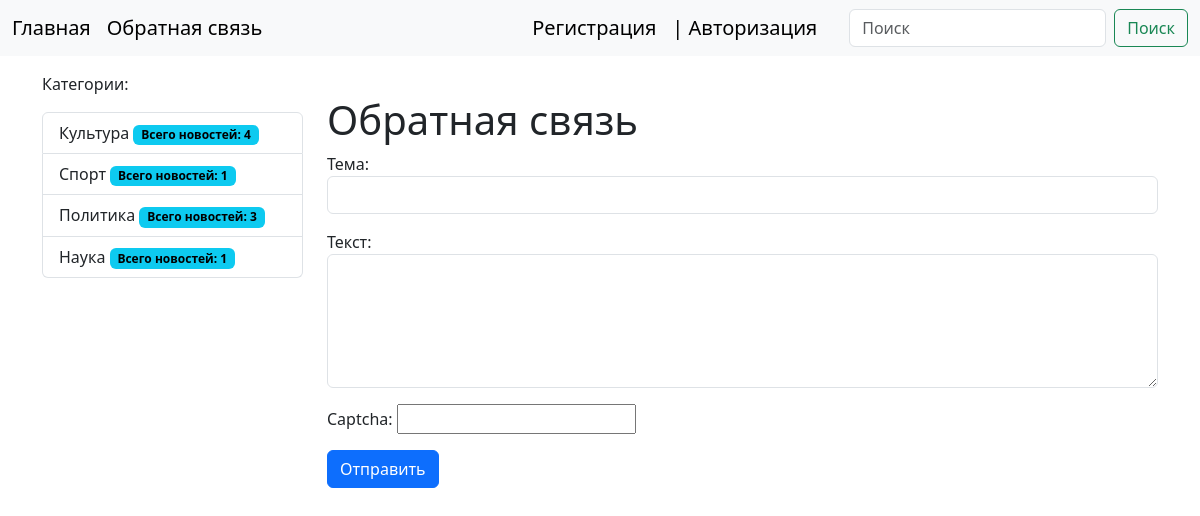
Page /contact/ on the committed database.
### news/models.py (models this page shows, shortened)
class Category(models.Model):
    title = models.CharField(max_length=150, db_index=True, verbose_name='Наименование категории')
    def get_absolute_url(self):
        return reverse_lazy('category', kwargs={"category_id": self.pk})
    class Meta:
        verbose_name = 'Категория'
        verbose_name_plural = 'Категории'
        ordering = ['title']

### news/views.py (the view)
# urls.py: path('contact/', user_contact, name='contact'),
def user_contact(request):
    if request.method == 'POST':
        form = ContactForm(request.POST)
        if form.is_valid():
            mail = send_mail(form.cleaned_data['subject'], form.cleaned_data['content'],
                             "koiv2@yandex.ru", ['koiv@inbox.ru', 'koiv1981@gmail.ru'], fail_silently=True)
            if mail:
                messages.success(request, "Письмо успешно отправлено!")
                return redirect('contact')
            else:
                messages.error(request, "Ошибка отправки")
        else:
            messages.error(request, "Ошибка ввода!")
    else:
        form = ContactForm()
    return render(request, 'news/contact.html', {"form": form})

### news/forms.py
class ContactForm(forms.Form):
    subject = forms.CharField(label="Тема",
                               widget=forms.TextInput(attrs={"class": "form-control", "autocomplete": "off"}))
    content = forms.CharField(label="Текст",
                              widget=forms.Textarea(attrs={"class": "form-control", "autocomplete": "off", "rows": 5}))
    captcha = CaptchaField(label="Введите ответ")

### news/templatetags/news_tags.py (called while the page is built)
@register.inclusion_tag('news/list_categories.html')
def show_categories():
    categories = Category.objects.annotate(cnt=Count('news', filter=F('news__is_published'))).filter(cnt__gt=0)
    return {"categories": categories}

### news/templates/news/contact.html (shortened to what this page needs)
{% extends 'base.html' %}
{% block sidebar %}
{% include 'include/_sidebar.html' %}
{% endblock %}
{% block content %}
<h1>Обратная связь</h1>
<form  method="post">
    {{ form.as_p }}
    <button type="submit" class="btn btn-primary btn-block">Отправить</button>
</form>
{% endblock %}

### news/templates/news/list_categories.html
<div class="list-group">
    {% for item in categories %}
    <a href="{{ item.get_absolute_url }}" class="list-group-item list-group-item-action">{{ item.title }}
    <span class="badge text-bg-info">Всего новостей: {{ item.cnt }}</span></a>
    {% endfor %}
</div>

### site1/static/css/style.css (style rules this page uses)
body { background-color: white; }

### rows in the picture
Category: title "Культура", cnt "4"
Category: title "Спорт", cnt "1"
Category: title "Политика", cnt "3"
Category: title "Наука", cnt "1"
